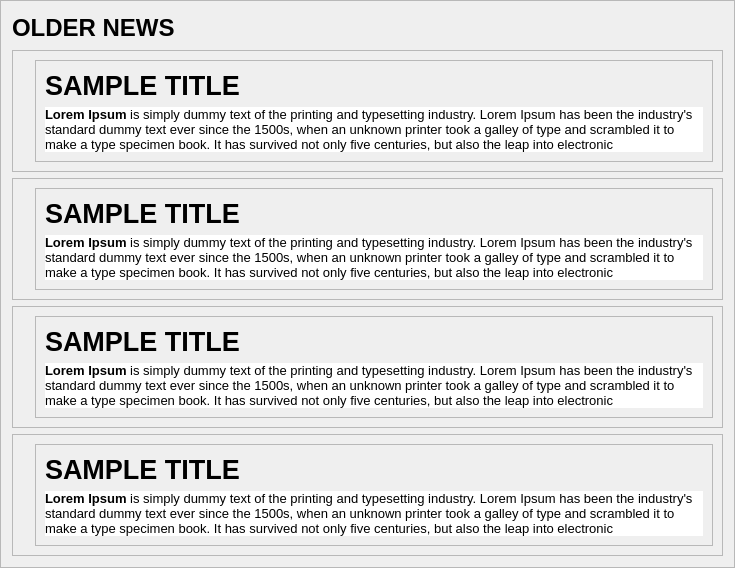
             <widget class="QFrame" name="older_news">
              <property name="frameShape">
               <enum>QFrame::StyledPanel</enum>
              </property>
              <property name="frameShadow">
               <enum>QFrame::Raised</enum>
              </property>
              <layout class="QVBoxLayout" name="verticalLayout_12">
               <item>
                <widget class="QLabel" name="hot_news_label_3">
                 <property name="minimumSize">
                  <size>
                   <width>711</width>
                   <height>32</height>
                  </size>
                 </property>
                 <property name="maximumSize">
                  <size>
                   <width>711</width>
                   <height>32</height>
                  </size>
                 </property>
                 <property name="autoFillBackground">
                  <bool>false</bool>
                 </property>
                 <property name="text">
                  <string>&lt;html&gt;&lt;head/&gt;&lt;body&gt;&lt;p&gt;&lt;span style=&quot; font-size:18pt; font-weight:600;&quot;&gt;OLDER NEWS&lt;/span&gt;&lt;/p&gt;&lt;/body&gt;&lt;/html&gt;</string>
                 </property>
                </widget>
               </item>
               <item>
                <widget class="QFrame" name="old_1">
                 <property name="maximumSize">
                  <size>
                   <width>1204</width>
                   <height>181</height>
                  </size>
                 </property>
                 <property name="frameShape">
                  <enum>QFrame::StyledPanel</enum>
                 </property>
                 <property name="frameShadow">
                  <enum>QFrame::Raised</enum>
                 </property>
                 <layout class="QFormLayout" name="formLayout_5">
                  <item row="0" column="0">
                   <widget class="QLabel" name="old_1_image">
                    <property name="maximumSize">
                     <size>
                      <width>391</width>
                      <height>181</height>
                     </size>
                    </property>
                    <property name="text">
                     <string/>
                    </property>
                    <property name="pixmap">
                     <pixmap>assets/Screenshot (14).png</pixmap>
                    </property>
                    <property name="scaledContents">
                     <bool>true</bool>
                    </property>
                   </widget>
                  </item>
                  <item row="0" column="1">
                   <widget class="QFrame" name="old_1_set">
                    <property name="frameShape">
                     <enum>QFrame::StyledPanel</enum>
                    </property>
                    <property name="frameShadow">
                     <enum>QFrame::Raised</enum>
                    </property>
                    <layout class="QVBoxLayout" name="verticalLayout_8">
                     <item>
                      <widget class="QLabel" name="old_1_title">
                       <property name="maximumSize">
                        <size>
                         <width>16777215</width>
                         <height>40</height>
                        </size>
                       </property>
                       <property name="font">
                        <font>
                         <pointsize>20</pointsize>
                         <bold>true</bold>
                        </font>
                       </property>
                       <property name="text">
                        <string>SAMPLE TITLE</string>
                       </property>
                      </widget>
                     </item>
                     <item>
                      <widget class="QLabel" name="old_1_description">
                       <property name="minimumSize">
                        <size>
                         <width>0</width>
                         <height>0</height>
                        </size>
                       </property>
                       <property name="maximumSize">
                        <size>
                         <width>16777215</width>
                         <height>100</height>
                        </size>
                       </property>
                       <property name="styleSheet">
                        <string notr="true">*{
	background-color: white
}</string>
                       </property>
                       <property name="text">
                        <string>&lt;html&gt;&lt;head/&gt;&lt;body&gt;&lt;p&gt;&lt;span style=&quot; font-size:10pt; font-weight:600;&quot;&gt;Lorem Ipsum&lt;/span&gt;&lt;span style=&quot; font-size:10pt;&quot;&gt; is simply dummy text of the printing and typesetting industry. Lorem Ipsum has been the industry's standard dummy text ever since the 1500s, when an unknown printer took a galley of type and scrambled it to make a type specimen book. It has survived not only five centuries, but also the leap into electronic&lt;/span&gt;&lt;/p&gt;&lt;/body&gt;&lt;/html&gt;</string>
                       </property>
                       <property name="wordWrap">
                        <bool>true</bool>
                       </property>
                      </widget>
                     </item>
                    </layout>
                   </widget>
                  </item>
                 </layout>
                </widget>
               </item>
               <item>
                <widget class="QFrame" name="old_2">
                 <property name="maximumSize">
                  <size>
                   <width>1204</width>
                   <height>181</height>
                  </size>
                 </property>
                 <property name="frameShape">
                  <enum>QFrame::StyledPanel</enum>
                 </property>
                 <property name="frameShadow">
                  <enum>QFrame::Raised</enum>
                 </property>
                 <layout class="QFormLayout" name="formLayout_8">
                  <item row="0" column="0">
                   <widget class="QLabel" name="old_2_image">
                    <property name="maximumSize">
                     <size>
                      <width>391</width>
                      <height>181</height>
                     </size>
                    </property>
                    <property name="text">
                     <string/>
                    </property>
                    <property name="pixmap">
                     <pixmap>assets/Screenshot (14).png</pixmap>
                    </property>
                    <property name="scaledContents">
                     <bool>true</bool>
                    </property>
                   </widget>
                  </item>
                  <item row="0" column="1">
                   <widget class="QFrame" name="old_2_set">
                    <property name="frameShape">
                     <enum>QFrame::StyledPanel</enum>
                    </property>
                    <property name="frameShadow">
                     <enum>QFrame::Raised</enum>
                    </property>
                    <layout class="QVBoxLayout" name="verticalLayout_11">
                     <item>
                      <widget class="QLabel" name="old_2_title">
                       <property name="maximumSize">
                        <size>
                         <width>16777215</width>
                         <height>40</height>
                        </size>
                       </property>
                       <property name="font">
                        <font>
                         <pointsize>20</pointsize>
                         <bold>true</bold>
                        </font>
                       </property>
                       <property name="text">
                        <string>SAMPLE TITLE</string>
                       </property>
                      </widget>
                     </item>
                     <item>
                      <widget class="QLabel" name="old_2_description">
                       <property name="minimumSize">
                        <size>
                         <width>0</width>
                         <height>0</height>
                        </size>
                       </property>
                       <property name="maximumSize">
                        <size>
                         <width>16777215</width>
                         <height>100</height>
                        </size>
                       </property>
                       <property name="styleSheet">
                        <string notr="true">*{
	background-color: white
}</string>
                       </property>
                       <property name="text">
                        <string>&lt;html&gt;&lt;head/&gt;&lt;body&gt;&lt;p&gt;&lt;span style=&quot; font-size:10pt; font-weight:600;&quot;&gt;Lorem Ipsum&lt;/span&gt;&lt;span style=&quot; font-size:10pt;&quot;&gt; is simply dummy text of the printing and typesetting industry. Lorem Ipsum has been the industry's standard dummy text ever since the 1500s, when an unknown printer took a galley of type and scrambled it to make a type specimen book. It has survived not only five centuries, but also the leap into electronic&lt;/span&gt;&lt;/p&gt;&lt;/body&gt;&lt;/html&gt;</string>
                       </property>
                       <property name="wordWrap">
                        <bool>true</bool>
                       </property>
                      </widget>
                     </item>
                    </layout>
                   </widget>
                  </item>
                 </layout>
                </widget>
               </item>
               <item>
                <widget class="QFrame" name="old_3">
                 <property name="maximumSize">
                  <size>
                   <width>1204</width>
                   <height>181</height>
                  </size>
                 </property>
                 <property name="frameShape">
                  <enum>QFrame::StyledPanel</enum>
                 </property>
                 <property name="frameShadow">
                  <enum>QFrame::Raised</enum>
                 </property>
                 <layout class="QFormLayout" name="formLayout_7">
                  <item row="0" column="0">
                   <widget class="QLabel" name="old_3_image">
                    <property name="maximumSize">
                     <size>
                      <width>391</width>
                      <height>181</height>
                     </size>
                    </property>
                    <property name="text">
                     <string/>
                    </property>
                    <property name="pixmap">
                     <pixmap>assets/Screenshot (14).png</pixmap>
                    </property>
                    <property name="scaledContents">
                     <bool>true</bool>
                    </property>
                   </widget>
                  </item>
                  <item row="0" column="1">
                   <widget class="QFrame" name="old_3_set">
                    <property name="frameShape">
                     <enum>QFrame::StyledPanel</enum>
                    </property>
                    <property name="frameShadow">
                     <enum>QFrame::Raised</enum>
                    </property>
                    <layout class="QVBoxLayout" name="verticalLayout_10">
                     <item>
                      <widget class="QLabel" name="old_3_title">
                       <property name="maximumSize">
                        <size>
                         <width>16777215</width>
                         <height>40</height>
                        </size>
                       </property>
                       <property name="font">
                        <font>
                         <pointsize>20</pointsize>
                         <bold>true</bold>
                        </font>
                       </property>
                       <property name="text">
                        <string>SAMPLE TITLE</string>
                       </property>
                      </widget>
                     </item>
                     <item>
                      <widget class="QLabel" name="old_3_description">
                       <property name="minimumSize">
                        <size>
                         <width>0</width>
                         <height>0</height>
                        </size>
                       </property>
                       <property name="maximumSize">
                        <size>
                         <width>16777215</width>
                         <height>100</height>
                        </size>
                       </property>
                       <property name="styleSheet">
                        <string notr="true">*{
	background-color: white
}</string>
                       </property>
                       <property name="text">
                        <string>&lt;html&gt;&lt;head/&gt;&lt;body&gt;&lt;p&gt;&lt;span style=&quot; font-size:10pt; font-weight:600;&quot;&gt;Lorem Ipsum&lt;/span&gt;&lt;span style=&quot; font-size:10pt;&quot;&gt; is simply dummy text of the printing and typesetting industry. Lorem Ipsum has been the industry's standard dummy text ever since the 1500s, when an unknown printer took a galley of type and scrambled it to make a type specimen book. It has survived not only five centuries, but also the leap into electronic&lt;/span&gt;&lt;/p&gt;&lt;/body&gt;&lt;/html&gt;</string>
                       </property>
                       <property name="wordWrap">
                        <bool>true</bool>
                       </property>
                      </widget>
                     </item>
                    </layout>
                   </widget>
                  </item>
                 </layout>
                </widget>
               </item>
               <item>
                <widget class="QFrame" name="old_4">
                 <property name="maximumSize">
                  <size>
                   <width>1204</width>
                   <height>181</height>
                  </size>
                 </property>
                 <property name="frameShape">
                  <enum>QFrame::StyledPanel</enum>
                 </property>
                 <property name="frameShadow">
                  <enum>QFrame::Raised</enum>
                 </property>
                 <layout class="QFormLayout" name="formLayout_6">
                  <item row="0" column="0">
                   <widget class="QLabel" name="old_4_image">
                    <property name="maximumSize">
                     <size>
                      <width>391</width>
                      <height>181</height>
                     </size>
                    </property>
                    <property name="text">
                     <string/>
                    </property>
                    <property name="pixmap">
                     <pixmap>assets/Screenshot (14).png</pixmap>
                    </property>
                    <property name="scaledContents">
                     <bool>true</bool>
                    </property>
                   </widget>
                  </item>
                  <item row="0" column="1">
                   <widget class="QFrame" name="old_4_set">
                    <property name="frameShape">
                     <enum>QFrame::StyledPanel</enum>
                    </property>
                    <property name="frameShadow">
                     <enum>QFrame::Raised</enum>
                    </property>
                    <layout class="QVBoxLayout" name="verticalLayout_9">
                     <item>
                      <widget class="QLabel" name="old_4_title">
                       <property name="maximumSize">
                        <size>
                         <width>16777215</width>
                         <height>40</height>
                        </size>
                       </property>
                       <property name="font">
                        <font>
                         <pointsize>20</pointsize>
                         <bold>true</bold>
                        </font>
                       </property>
                       <property name="text">
                        <string>SAMPLE TITLE</string>
                       </property>
                      </widget>
                     </item>
                     <item>
                      <widget class="QLabel" name="old_4_description">
                       <property name="minimumSize">
                        <size>
                         <width>0</width>
                         <height>0</height>
                        </size>
                       </property>
                       <property name="maximumSize">
                        <size>
                         <width>16777215</width>
                         <height>100</height>
                        </size>
                       </property>
                       <property name="styleSheet">
                        <string notr="true">*{
	background-color: white
}</string>
                       </property>
                       <property name="text">
                        <string>&lt;html&gt;&lt;head/&gt;&lt;body&gt;&lt;p&gt;&lt;span style=&quot; font-size:10pt; font-weight:600;&quot;&gt;Lorem Ipsum&lt;/span&gt;&lt;span style=&quot; font-size:10pt;&quot;&gt; is simply dummy text of the printing and typesetting industry. Lorem Ipsum has been the industry's standard dummy text ever since the 1500s, when an unknown printer took a galley of type and scrambled it to make a type specimen book. It has survived not only five centuries, but also the leap into electronic&lt;/span&gt;&lt;/p&gt;&lt;/body&gt;&lt;/html&gt;</string>
                       </property>
                       <property name="wordWrap">
                        <bool>true</bool>
                       </property>
                      </widget>
                     </item>
                    </layout>
                   </widget>
                  </item>
                 </layout>
                </widget>
               </item>
              </layout>
             </widget>
